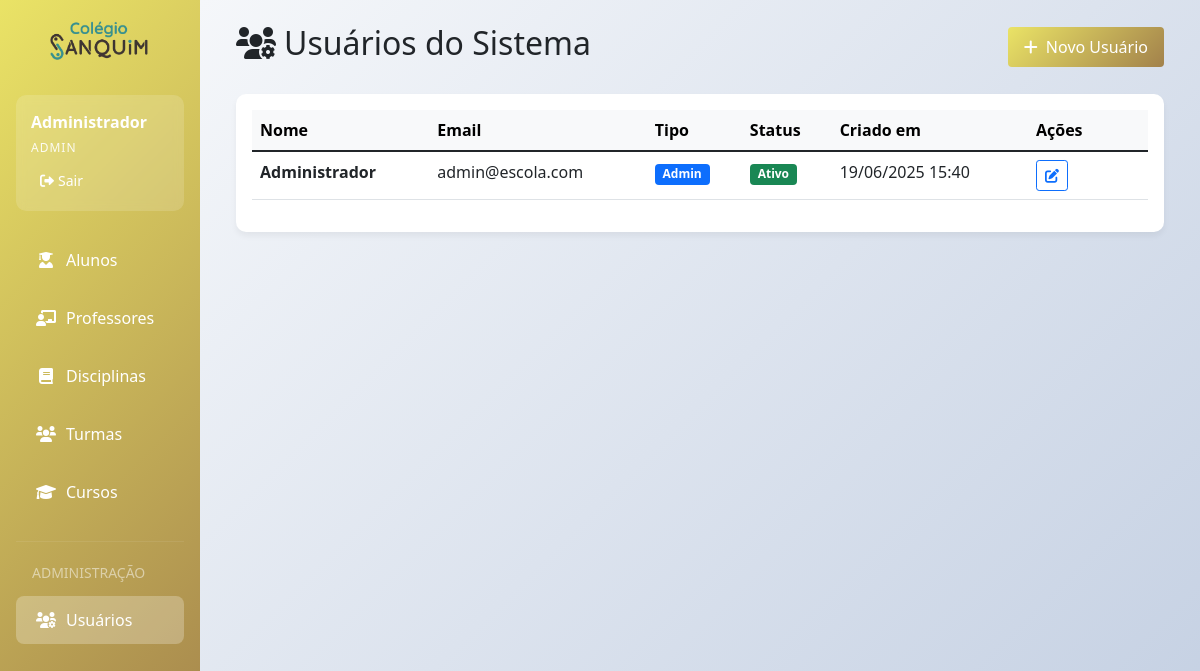
The app's page /usuarios (signed in) with its own data.
### app.py (models this page shows, shortened)
class Usuario(db.Model):
    __tablename__ = 'usuario'
    id = db.Column(db.Integer, primary_key=True)
    nome = db.Column(db.String(100), nullable=False)
    email = db.Column(db.String(120), unique=True, nullable=False)
    senha_hash = db.Column(db.String(255), nullable=False)
    tipo = db.Column(db.String(20), nullable=False, default='admin')  # admin, secretaria
    ativo = db.Column(db.Boolean, default=True)
    criado_em = db.Column(db.DateTime, default=datetime.utcnow)

### app.py (the view)
@app.route('/usuarios')
@admin_required
def listar_usuarios():
    usuarios = Usuario.query.all()
    return render_template('usuarios/listar.html', usuarios=usuarios)

### app.py (called while the page is built)
def admin_required(f):
    @wraps(f)
    def decorated_function(*args, **kwargs):
        if 'user_id' not in session or session.get('user_tipo') != 'admin':
            flash('Acesso negado! Apenas administradores podem acessar esta área.', 'error')
            return redirect(url_for('index'))
        return f(*args, **kwargs)
    return decorated_function

### templates/usuarios/listar.html (shortened to what this page needs)
{% extends "base.html" %}
{% block content %}
<div class="d-flex justify-content-between align-items-center mb-4">
    <h2><i class="fas fa-users-cog me-2"></i>Usuários do Sistema</h2>
    <a href="{{ url_for('novo_usuario') }}" class="btn btn-primary">
        <i class="fas fa-plus me-2"></i>Novo Usuário
    </a>
</div>
<div class="card">
    <div class="card-body">
        {% if usuarios %}
        <div class="table-responsive">
            <table class="table table-hover">
                <thead class="table-light">
                    <tr>
                        <th>Nome</th>
                        <th>Email</th>
                        <th>Tipo</th>
                        <th>Status</th>
                        <th>Criado em</th>
                        <th width="120">Ações</th>
                    </tr>
                </thead>
                <tbody>
                    {% for usuario in usuarios %}
                    <tr>
                        <td>
                            <strong>{{ usuario.nome }}</strong>
                        </td>
                        <td>{{ usuario.email }}</td>
                        <td>
                            <span class="badge bg-{{ 'primary' if usuario.tipo == 'admin' else 'secondary' if usuario.tipo == 'professor' else 'info' }}">
                                {{ usuario.tipo.title() }}
                            </span>
                        </td>
                        <td>
                            <span class="badge bg-{{ 'success' if usuario.ativo else 'danger' }}">
                                {{ 'Ativo' if usuario.ativo else 'Inativo' }}
                            </span>
                        </td>
                        <td>{{ usuario.criado_em.strftime('%d/%m/%Y %H:%M') }}</td>
                        <td>
                            <div class="btn-group btn-group-sm">
                                <button class="btn btn-outline-primary btn-sm" title="Editar">
                                    <i class="fas fa-edit"></i>
                                </button>
                            </div>
                        </td>
                    </tr>
                    {% endfor %}
                </tbody>
            </table>
        </div>
        {% else %}
        <div class="text-center py-5">
            <i class="fas fa-users-cog fa-3x text-muted mb-3"></i>
            <h5 class="text-muted">Nenhum usuário encontrado</h5>
            <p class="text-muted">Clique no botão "Novo Usuário" para começar.</p>
        </div>
        {% endif %}
    </div>
</div>
{% endblock %}

### templates/base.html (shortened to what this page needs)
<!DOCTYPE html>
<html lang="pt-br">
  <head>
    <link
      href="https://cdnjs.cloudflare.com/ajax/libs/bootstrap/5.1.3/css/bootstrap.min.css"
      rel="stylesheet"
    />
    <link
      href="https://cdnjs.cloudflare.com/ajax/libs/font-awesome/6.0.0/css/all.min.css"
      rel="stylesheet"
    />
  </head>
  <body>
    <div class="container-fluid">
      <div class="row">
        <div class="col-md-3 col-lg-2 px-0 sidebar">
          <div class="mt-auto text-center py-3" style="margin-top: auto !important;">
              <img src="{{ url_for('static', filename='images/logosamquim.png') }}"
                   alt="Sanquim Logo"
                   style="max-width: 50%; height: auto;">
          </div>
          <div class="p-3">
            <div class="user-info">
              <div class="user-name">{{ session.user_nome }}</div>
              <div class="user-type">{{ session.user_tipo|capitalize }}</div>
              <div
                class="mt-2 d-flex justify-content-between align-items-center"
              >
                <a
                  href="{{ url_for('logout') }}"
                  class="btn btn-logout btn-sm"
                  style="color: white"
                >
                  <i class="fas fa-sign-out-alt me-1"></i>Sair
                </a>
              </div>
            </div>
            <nav class="nav flex-column mt-3">
               {% if session.user_tipo in ['admin', 'secretaria'] %}
              <a
                class="nav-link {% if request.endpoint == 'listar_alunos' %}active{% endif %}"
                href="{{ url_for('listar_alunos') }}"
              >
                <i class="fas fa-user-graduate"></i> Alunos
              </a>
              <a
                class="nav-link {% if request.endpoint == 'listar_professores' %}active{% endif %}"
                href="{{ url_for('listar_professores') }}"
              >
                <i class="fas fa-chalkboard-teacher"></i> Professores
              </a>
              <a
                class="nav-link {% if request.endpoint == 'listar_disciplinas' %}active{% endif %}"
                href="{{ url_for('listar_disciplinas') }}"
              >
                <i class="fas fa-book"></i> Disciplinas
              </a>
              <a
                class="nav-link {% if request.endpoint == 'listar_turmas' %}active{% endif %}"
                href="{{ url_for('listar_turmas') }}"
              >
                <i class="fas fa-users"></i> Turmas
              </a>
              {% endif %}
              {% if session.user_tipo == 'admin' %}
              <a
                class="nav-link {% if request.endpoint == 'listar_cursos' %}active{% endif %}"
                href="{{ url_for('listar_cursos') }}"
              >
                <i class="fas fa-graduation-cap"></i> Cursos
              </a>
              <hr style="color: rgba(255, 255, 255, 0.3); margin: 20px 0" />
              <div class="text-white-50 small mb-2 px-3">ADMINISTRAÇÃO</div>
              <a
                class="nav-link {% if request.endpoint == 'listar_usuarios' %}active{% endif %}"
                href="{{ url_for('listar_usuarios') }}"
              >
                <i class="fas fa-users-cog"></i> Usuários
              </a>
              {% endif %}
            </nav>
          </div>
        </div>
        <div class="col-md-9 col-lg-10 main-content" style="background: linear-gradient(135deg, #f5f7fa 0%, #c3cfe2 100%);">
          <div class="p-4">
            {% block content %}{% endblock %}
          </div>
        </div>
      </div>
    </div>
  </body>
</html>

### templates/base.html (style rules this page uses)
:root { --primary-color: #eae366; --secondary-color: #a2814b; --accent-color: #379091; --danger-color: #e74c3c; --success-color: #2ecc71; }
.sidebar { background: linear-gradient( 135deg, var(--primary-color) 0%, var(--secondary-color) 100% ); min-height: 100vh; transition: all 0.3s; }
.sidebar .nav-link { color: white; padding: 12px 20px; border-radius: 8px; margin: 5px 0; transition: all 0.2s; display: flex; align-items: center; }
.sidebar .nav-link i { margin-right: 10px; width: 20px; text-align: center; }
.sidebar .nav-link.active { background-color: rgba(255, 255, 255, 0.25); font-weight: 500; }
.main-content { background-color: #f8f9fa; min-height: 100vh; }
.card { border: none; border-radius: 10px; box-shadow: 0 4px 6px rgba(0, 0, 0, 0.05); transition: transform 0.2s, box-shadow 0.2s; }
.btn-primary { background: linear-gradient( 135deg, var(--primary-color) 0%, var(--secondary-color) 100% ); border: none; padding: 8px 16px; }
.user-info { background-color: rgba(255, 255, 255, 0.15); border-radius: 10px; padding: 15px; margin-bottom: 20px; backdrop-filter: blur(5px); }
.user-info .user-name { color: white; font-weight: bold; margin-bottom: 5px; }
.user-info .user-type { color: rgba(255, 255, 255, 0.9); font-size: 12px; text-transform: uppercase; letter-spacing: 1px; }

### records on screen
Usuario: user_nome "Administrador", user_tipo "ADMIN", nome "Administrador", email "admin@escola.com", tipo "Admin", ativo "Ativo", criado_em "19/06/2025 15:40"
